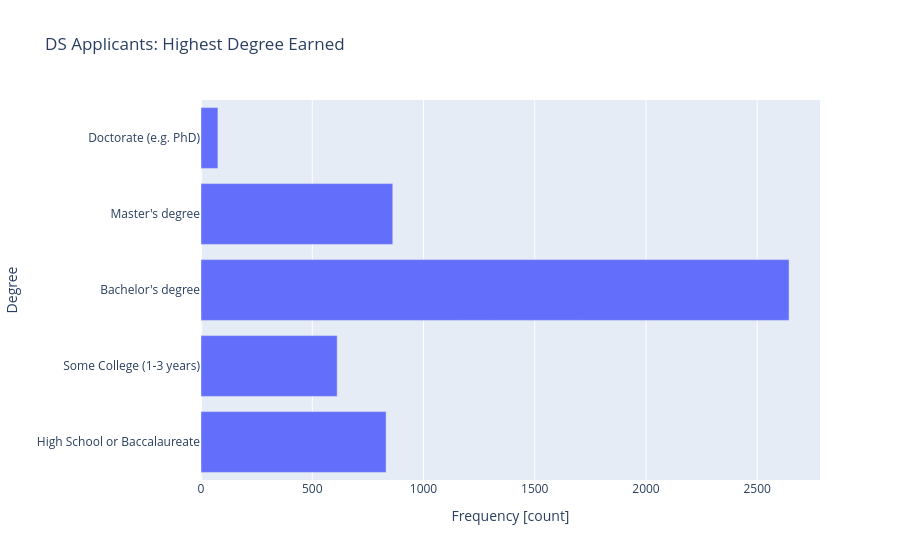

The code cell stored with this chart in its notebook:
### Markdown cell above
**Task 7.1.21:** Create a function `build_ed_bar` that returns a plotly horizontal bar chart of `education`. Be sure to label your x-axis `"Frequency [count]"`, y-axis `"Highest Degree Earned"`, and use the title `"DS Applicant Education Levels"`.

- [What's a bar chart?](../%40textbook/08-visualization-plotly.ipynb#Bar-Chart)
- [Create a bar chart using plotly express.](../%40textbook/08-visualization-plotly.ipynb#Bar-Chart)

### Code cell
def build_ed_bar():
    # Create bar chart
    fig = px.bar(
        x=education,
        y=education.index,
        orientation="h",
        title="DS Applicants: Highest Degree Earned"
    )
    # Add axis labels
    fig.update_layout(xaxis_title="Frequency [count]", yaxis_title="Degree")

    return fig


ed_fig = build_ed_bar()
print("ed_fig type:", type(ed_fig))
ed_fig.show()

### Figure 1 — Plotly figure (JSON) as saved in the notebook; plotly's stock layout.template omitted (floating-point values rounded to 4 significant figures)
{"data": [{"alignmentgroup": "True", "hovertemplate": "x=%{x}<br>y=%{y}<extra></extra>", "legendgroup": "", "marker": {"color": "#636efa", "pattern": {"shape": ""}}, "name": "", "offsetgroup": "", "orientation": "h", "showlegend": false, "textposition": "auto", "type": "bar", "x": [832, 612, 2643, 862, 76], "xaxis": "x", "y": ["High School or Baccalaureate", "Some College (1-3 years)", "Bachelor's degree", "Master's degree", "Doctorate (e.g. PhD)"], "yaxis": "y"}], "layout": {"barmode": "relative", "legend": {"tracegroupgap": 0}, "title": {"text": "DS Applicants: Highest Degree Earned"}, "xaxis": {"anchor": "y", "domain": [0, 1], "title": {"text": "Frequency [count]"}}, "yaxis": {"anchor": "x", "domain": [0, 1], "title": {"text": "Degree"}}}}
